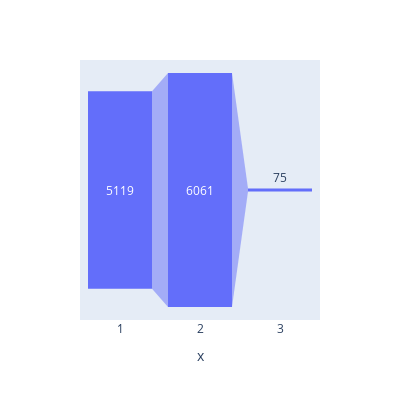

Notebook code for this chart:
### Code cell
import plotly.express as px
fig = px.funnel(y=sadness_agg['tweet.retweet_count'].values, x=sadness_agg['sadness_bin'].values,width=400, height=400)
fig.show()

### Figure 1 — Plotly figure (JSON) as saved in the notebook; plotly's stock layout.template omitted (floating-point values rounded to 4 significant figures)
{"data": [{"hovertemplate": "x=%{x}<br>y=%{y}<extra></extra>", "legendgroup": "", "marker": {"color": "#636efa"}, "name": "", "orientation": "v", "showlegend": false, "type": "funnel", "x": [1, 2, 3], "xaxis": "x", "y": [5119, 6061, 75], "yaxis": "y"}], "layout": {"height": 400, "legend": {"tracegroupgap": 0}, "margin": {"t": 60}, "width": 400, "xaxis": {"anchor": "y", "domain": [0, 1], "title": {"text": "x"}}, "yaxis": {"anchor": "x", "domain": [0, 1], "title": {"text": "y"}}}}
